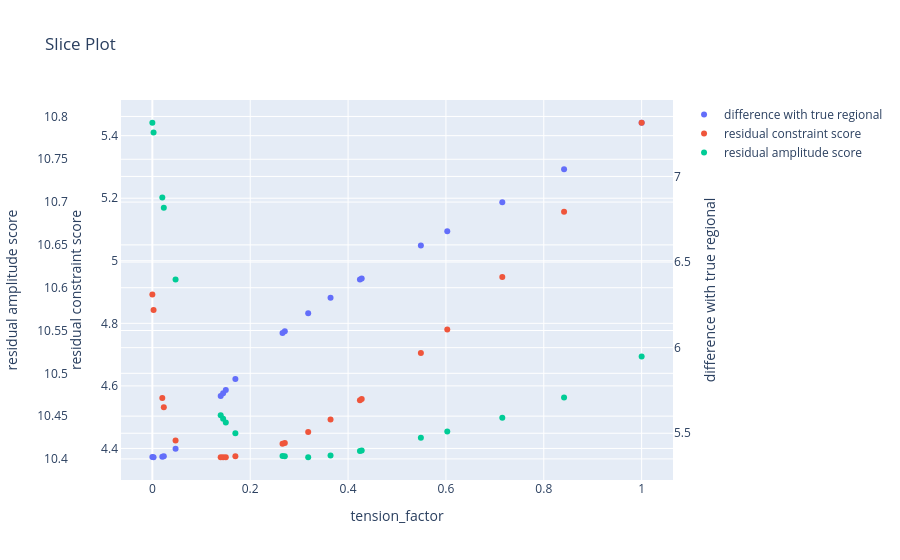

Source (notebook cell):
### Markdown cell above
### Tensioned Minimum Curvature with PyGMT
#### Optimize on true regional

### Code cell
test_dfs, train_dfs = invert4geom.kfold_df_to_lists(block_kfold_split_df)

study, grav_data, best_trial = (
    invert4geom.optimize_regional_constraint_point_minimization(
        grav_ds=grav_data,
        testing_training_df=block_kfold_split_df,
        grid_method="pygmt",
        tension_limits=(0, 1),
        n_trials=20,
        plot=True,
        fname="../tmp/study",
        optimize_on_true_regional_misfit=True,
        **kwargs,
    )
)

regional_comparison(grav_data)

### Figure 1 — Plotly figure (JSON) as saved in the notebook; plotly's stock layout.template omitted (floating-point values rounded to 4 significant figures)
{"data": [{"mode": "markers", "name": "difference with true regional", "type": "scatter", "x": [0, 1, 0.5488, 0.7152, 0.6028, 0.02033, 0.02345, 0.2707, 0.3185, 0.2661, 0.8415, 0.04748, 0.1446, 0.4243, 0.1501, 0.00247, 0.1697, 0.4279, 0.1397, 0.3642], "y": [5.362, 7.314, 6.597, 6.849, 6.68, 5.362, 5.365, 6.096, 6.201, 6.085, 7.042, 5.41, 5.734, 6.398, 5.753, 5.36, 5.817, 6.404, 5.717, 6.291], "yaxis": "y"}, {"mode": "markers", "name": "residual constraint score", "type": "scatter", "x": [0, 1, 0.5488, 0.7152, 0.6028, 0.02033, 0.02345, 0.2707, 0.3185, 0.2661, 0.8415, 0.04748, 0.1446, 0.4243, 0.1501, 0.00247, 0.1697, 0.4279, 0.1397, 0.3642], "y": [4.892, 5.441, 4.705, 4.948, 4.78, 4.562, 4.532, 4.418, 4.452, 4.415, 5.157, 4.426, 4.372, 4.554, 4.372, 4.842, 4.375, 4.558, 4.372, 4.492], "yaxis": "y2"}, {"mode": "markers", "name": "residual amplitude score", "type": "scatter", "x": [0, 1, 0.5488, 0.7152, 0.6028, 0.02033, 0.02345, 0.2707, 0.3185, 0.2661, 0.8415, 0.04748, 0.1446, 0.4243, 0.1501, 0.00247, 0.1697, 0.4279, 0.1397, 0.3642], "y": [10.79, 10.52, 10.42, 10.45, 10.43, 10.71, 10.69, 10.4, 10.4, 10.4, 10.47, 10.61, 10.45, 10.41, 10.44, 10.78, 10.43, 10.41, 10.45, 10.4], "yaxis": "y3"}], "layout": {"title": {"text": "Slice Plot"}, "xaxis": {"title": {"text": "tension_factor"}}, "yaxis": {"side": "right", "title": {"text": "difference with true regional"}}, "yaxis2": {"anchor": "free", "autoshift": true, "overlaying": "y", "side": "left", "title": {"text": "residual constraint score"}}, "yaxis3": {"anchor": "free", "autoshift": true, "overlaying": "y", "side": "left", "title": {"text": "residual amplitude score"}}}}
